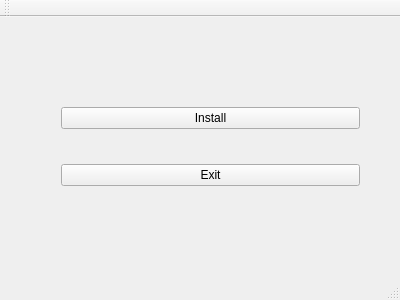
<?xml version="1.0" encoding="UTF-8"?>
<ui version="4.0">
 <class>MainWindow</class>
 <widget class="QMainWindow" name="MainWindow">
  <property name="geometry">
   <rect>
    <x>0</x>
    <y>0</y>
    <width>400</width>
    <height>300</height>
   </rect>
  </property>
  <property name="minimumSize">
   <size>
    <width>400</width>
    <height>300</height>
   </size>
  </property>
  <property name="maximumSize">
   <size>
    <width>400</width>
    <height>300</height>
   </size>
  </property>
  <property name="windowTitle">
   <string>MainWindow</string>
  </property>
  <widget class="QWidget" name="centralWidget">
   <widget class="QStackedWidget" name="stackedWidget">
    <property name="enabled">
     <bool>true</bool>
    </property>
    <property name="geometry">
     <rect>
      <x>0</x>
      <y>0</y>
      <width>400</width>
      <height>270</height>
     </rect>
    </property>
    <property name="currentIndex">
     <number>3</number>
    </property>
    <widget class="QWidget" name="page_hello">
     <widget class="QLabel" name="lbl_hello">
      <property name="geometry">
       <rect>
        <x>10</x>
        <y>10</y>
        <width>380</width>
        <height>50</height>
       </rect>
      </property>
      <property name="font">
       <font>
        <pointsize>30</pointsize>
       </font>
      </property>
      <property name="text">
       <string>MST</string>
      </property>
      <property name="alignment">
       <set>Qt::AlignCenter</set>
      </property>
     </widget>
     <widget class="QWidget" name="gridLayoutWidget_2">
      <property name="geometry">
       <rect>
        <x>10</x>
        <y>80</y>
        <width>381</width>
        <height>161</height>
       </rect>
      </property>
      <layout class="QGridLayout" name="gridLayout_1">
       <item row="0" column="0">
        <widget class="QPushButton" name="btn_next_1">
         <property name="font">
          <font>
           <pointsize>12</pointsize>
          </font>
         </property>
         <property name="text">
          <string>Начать установку!</string>
         </property>
        </widget>
       </item>
       <item row="1" column="0">
        <widget class="QPushButton" name="btn_next_4">
         <property name="font">
          <font>
           <pointsize>12</pointsize>
          </font>
         </property>
         <property name="text">
          <string>Вернуть всё как было!</string>
         </property>
        </widget>
       </item>
      </layout>
     </widget>
    </widget>
    <widget class="QWidget" name="page_interface">
     <widget class="QPushButton" name="btn_next_2">
      <property name="geometry">
       <rect>
        <x>230</x>
        <y>190</y>
        <width>150</width>
        <height>22</height>
       </rect>
      </property>
      <property name="font">
       <font>
        <pointsize>12</pointsize>
       </font>
      </property>
      <property name="text">
       <string>Далее</string>
      </property>
     </widget>
     <widget class="QListWidget" name="lw_interface">
      <property name="geometry">
       <rect>
        <x>10</x>
        <y>100</y>
        <width>211</width>
        <height>140</height>
       </rect>
      </property>
      <property name="selectionMode">
       <enum>QAbstractItemView::MultiSelection</enum>
      </property>
     </widget>
     <widget class="QLabel" name="lbl_interface">
      <property name="geometry">
       <rect>
        <x>10</x>
        <y>70</y>
        <width>211</width>
        <height>20</height>
       </rect>
      </property>
      <property name="font">
       <font>
        <pointsize>12</pointsize>
       </font>
      </property>
      <property name="text">
       <string>Выберите интерфейсы:</string>
      </property>
     </widget>
     <widget class="QComboBox" name="cb_resolution">
      <property name="geometry">
       <rect>
        <x>10</x>
        <y>40</y>
        <width>211</width>
        <height>22</height>
       </rect>
      </property>
     </widget>
     <widget class="QLabel" name="lbl_resolution">
      <property name="geometry">
       <rect>
        <x>10</x>
        <y>10</y>
        <width>211</width>
        <height>20</height>
       </rect>
      </property>
      <property name="font">
       <font>
        <pointsize>12</pointsize>
       </font>
      </property>
      <property name="text">
       <string>Выберите разрешение:</string>
      </property>
     </widget>
     <widget class="QPushButton" name="btn_back_1">
      <property name="geometry">
       <rect>
        <x>230</x>
        <y>220</y>
        <width>150</width>
        <height>22</height>
       </rect>
      </property>
      <property name="font">
       <font>
        <pointsize>12</pointsize>
       </font>
      </property>
      <property name="text">
       <string>Назад</string>
      </property>
     </widget>
    </widget>
    <widget class="QWidget" name="page">
     <widget class="QWidget" name="gridLayoutWidget">
      <property name="geometry">
       <rect>
        <x>10</x>
        <y>30</y>
        <width>211</width>
        <height>211</height>
       </rect>
      </property>
      <layout class="QGridLayout" name="gridLayout">
       <property name="spacing">
        <number>2</number>
       </property>
      </layout>
     </widget>
     <widget class="QPushButton" name="btn_next_3">
      <property name="geometry">
       <rect>
        <x>230</x>
        <y>160</y>
        <width>150</width>
        <height>22</height>
       </rect>
      </property>
      <property name="font">
       <font>
        <pointsize>12</pointsize>
       </font>
      </property>
      <property name="focusPolicy">
       <enum>Qt::StrongFocus</enum>
      </property>
      <property name="text">
       <string>Далее</string>
      </property>
     </widget>
     <widget class="QPushButton" name="btn_back_2">
      <property name="geometry">
       <rect>
        <x>230</x>
        <y>220</y>
        <width>150</width>
        <height>22</height>
       </rect>
      </property>
      <property name="font">
       <font>
        <pointsize>12</pointsize>
       </font>
      </property>
      <property name="text">
       <string>Назад</string>
      </property>
     </widget>
    </widget>
    <widget class="QWidget" name="page_2">
     <widget class="QWidget" name="gridLayoutWidget_3">
      <property name="geometry">
       <rect>
        <x>50</x>
        <y>50</y>
        <width>321</width>
        <height>161</height>
       </rect>
      </property>
      <layout class="QGridLayout" name="gridLayout_2">
       <item row="0" column="0">
        <widget class="QPushButton" name="install_button">
         <property name="text">
          <string>Install</string>
         </property>
        </widget>
       </item>
       <item row="1" column="0">
        <widget class="QPushButton" name="pushButton">
         <property name="text">
          <string>Exit</string>
         </property>
        </widget>
       </item>
      </layout>
     </widget>
    </widget>
   </widget>
  </widget>
  <widget class="QMenuBar" name="menuBar">
   <property name="geometry">
    <rect>
     <x>0</x>
     <y>0</y>
     <width>400</width>
     <height>22</height>
    </rect>
   </property>
  </widget>
  <widget class="QToolBar" name="mainToolBar">
   <attribute name="toolBarArea">
    <enum>TopToolBarArea</enum>
   </attribute>
   <attribute name="toolBarBreak">
    <bool>false</bool>
   </attribute>
  </widget>
  <widget class="QStatusBar" name="statusBar"/>
 </widget>
 <layoutdefault spacing="6" margin="11"/>
 <resources/>
 <connections/>
</ui>
